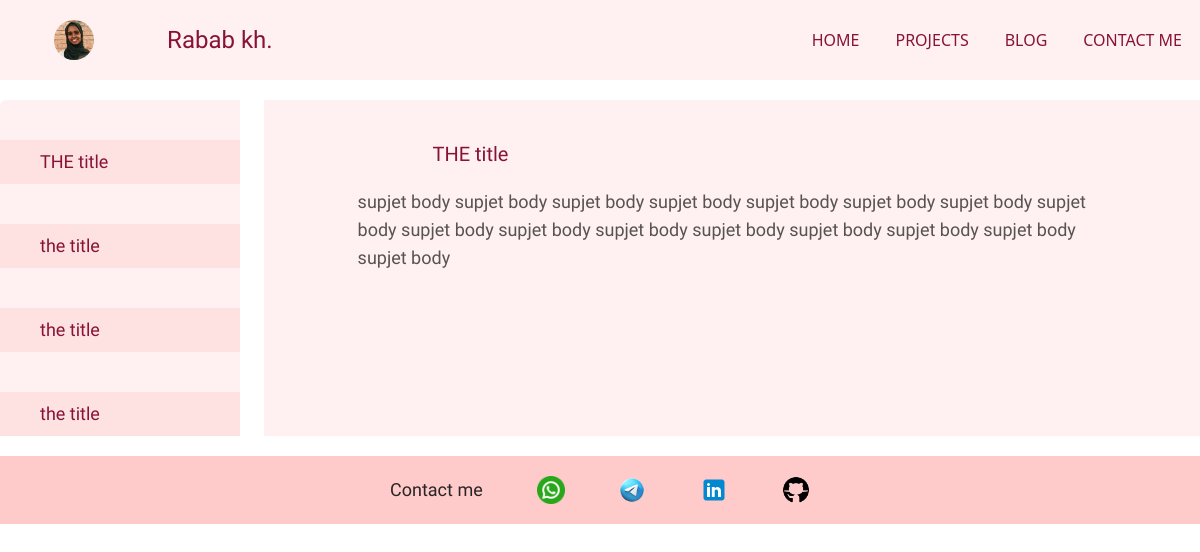
Screenshot of /portfolio/blog/1/ with the database file from the repository.
### portfolioCode/models.py (models this page shows, shortened)
class blogArticle(models.Model):
    title=models.CharField(max_length=250)
    article=models.TextField()

### portfolioCode/views.py (the view)
# urls.py: path("blog/<int:id>/", views.blogDetails, name="blog"),
def blogDetails(request,id):
    blogArticle = models.blogArticle
    article = blogArticle.objects.get(id=id)
    articles = blogArticle.objects.all()
    context = {
        "article": article,
        "articles": articles,
    }
    return render(request ,"portfolioCode/blog.html",context)

### portfolioCode/templates/portfolioCode/blog.html (shortened to what this page needs)
<!DOCTYPE html>
<html lang="en">
    {% load static tailwind_tags %}
    {% load static %}
<head>
    {% tailwind_css %}
    <link href="{% static 'portfolioCode/css/output.css' %}" rel="stylesheet">
</head>
<body>
     <header class="bg-rose-50 text-rose-900">
        <nav class="block">
            <div class=" flex justify-between items-center w-[97%] mx-auto h-20 ">
                <div class="flex items-center justify-around w-[25%]">
                    <img class="  w-5 h-5 lg:w-10 lg:h-10 rounded-full" src="{% static 'portfolioCode/img/logopic.jpg'%} ">
                    <h1>  <label  class="protest-guerrilla-regular text-lg lg:text-2xl"> Rabab kh. </label></h1>
                </div>
                <div class="">
                    <ul class="flex items-center gap-5 lg:gap-9 font-medium" >
                        <li><a class="hover:text-rose-300" href="../../index/" >HOME</a></li>
                        <li><a class="hover:text-rose-300" href="../../project/1/" >PROJECTS</a></li>
                        <li><a class="hover:text-rose-300" href=" " >BLOG</a></li>
                        <li><a class="hover:text-rose-300" href="#footer" >CONTACT ME</a></li>
                    </ul>
                </div>
            </div>
        </nav>
    </header>
    <container class=" flex justify-between  bg-white  my-5  text-rose-900">
       <div class="flex flex-col items-center justify-between  w-[20%] ">
        <div class="protest-guerrilla-regular  bg-rose-50  rounded-l-md w-full  h-full">
            {% for article in articles %}
            <a class=" flex px-10 py-2 mt-10 text-lg bg-red-100" href="../{{ article.id }}/"> {{article.title}} </a>
            {%endfor%}
        </div>
    </div>
    <div class=" w-[78%] bg-rose-50">
        <div class="w-[80%] mx-auto my-10 ">
         <div class="w-[80%]  mx-auto protest-guerrilla-regular text-xl">
         {{article.title}}
         </div>
         <div class="sofadi-one-regular my-5 text-lg text-stone-600">
            {{article.article}}
         </div>
        </div>
       </div>
    </container>
    <footer id="footer" class="bg-red-200  text-stone-800 text-lg protest-guerrilla-regular  ">
    <div class="flex flex-wrap lg:w-[35%] w-[90%] justify-between items-center  mx-auto py-5">
        <h2> Contact me </h2>
        <a href="https://iwtsp.com/249111792703"> <img src="{% static 'portfolioCode/img/whatsapp.png'%} " class="w-7 h-7 rounded"> </a>
        <a href="https://t.me/rab6ab"> <img src="{% static 'portfolioCode/img/telegram.png'%} " class="w-7 h-7 rounded"> </a>
        <a href="https://www.linkedin.com/in/rabab-khalifa/"> <img src="{% static 'portfolioCode/img/linkedin.png'%} " class="w-7 h-7 rounded"> </a>
        <a href="https://github.com/rababK"> <img src="{% static 'portfolioCode/img/github.png'%} " class="w-7 h-7 rounded"> </a>
    </div>
    </footer>
</body>
</html>

### portfolioCode/templates/portfolioCode/blog.html (style rules this page uses)
.protest-guerrilla-regular { font-family: "Protest Guerrilla", sans-serif; font-weight: 400; font-style: normal; }
.sofadi-one-regular { font-family: "Sofadi One", system-ui; font-weight: 400; font-style: normal; }

### rows the page displays
blogArticle: title "THE title", article "supjet body supjet body supjet body supjet body supjet body supjet body supjet body supjet body supjet body supjet body supjet body supjet body supjet body supjet body supjet body supjet body"
blogArticle: title "the title"
blogArticle: title "the title"
blogArticle: title "the title"
